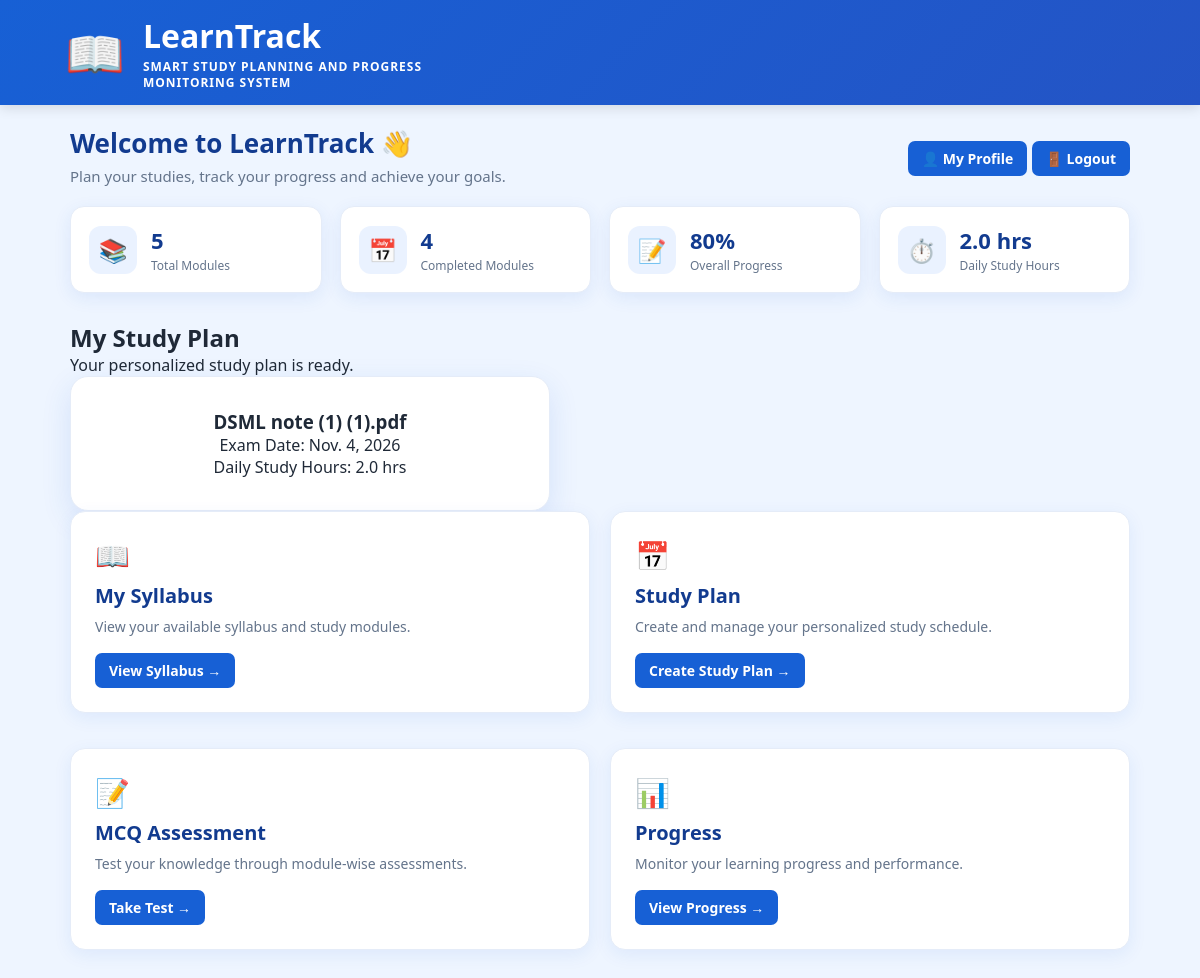
/dashboard/ (signed in), run on the app's committed database.
### core/models.py (models this page shows, shortened)
class StudyPlan(models.Model):
    student = models.ForeignKey(User, on_delete=models.CASCADE)
    syllabus = models.ForeignKey(Syllabus, on_delete=models.CASCADE)
    exam_date = models.DateField()
    daily_hours = models.FloatField()
    created_at = models.DateTimeField(auto_now_add=True)
    schedule = models.JSONField(default=list)

class Syllabus(models.Model):
    SEMESTER_CHOICES = [
        ('S1', 'Semester 1'),
        ('S2', 'Semester 2'),
    ]
    name = models.CharField(max_length=255, unique=True)
    pdf = models.FileField(upload_to='syllabus/')
    semester = models.CharField(max_length=2, choices=SEMESTER_CHOICES)
    uploaded_at = models.DateTimeField(auto_now_add=True)

### core/views.py (the view)
# urls.py: path('dashboard/', views.dashboard, name='dashboard'),
def dashboard(request):
    study_plan = StudyPlan.objects.filter(
        student=request.user
    ).order_by('-created_at').first()
    if study_plan:
        schedule = study_plan.schedule
        exam_date = study_plan.exam_date
        today = date.today()
        pending_topics = [
            item for item in schedule
            if item['status'] != 'Completed'
            and date.fromisoformat(item['date']) < today
        ]
        current_date = today
        for item in pending_topics:
            if current_date >= exam_date:
                break
            item['date'] = current_date.strftime('%Y-%m-%d')
            item['status'] = 'Pending'
            current_date += timedelta(days=1)
        study_plan.schedule = schedule
        study_plan.save()
    completed_modules = ModuleProgress.objects.filter(
        student=request.user,
        completed=True
    ).count()
    total_modules = Module.objects.count()
    overall_progress = 0
    if total_modules > 0:
        overall_progress = round(
            (completed_modules / total_modules) * 100
        )
    return render(
        request,
        'dashboard.html',
        {
            'study_plan': study_plan,
            'completed_modules': completed_modules,
            'overall_progress': overall_progress
        }
    )

### templates/dashboard.html (shortened to what this page needs)
{% extends 'base.html' %}
{% block content %}
<div class="dashboard">
    <div class="dashboard-header" style="display: flex; justify-content: space-between; align-items: center;">
        <div>
            <h1>Welcome to LearnTrack 👋</h1>
            <p>Plan your studies, track your progress and achieve your goals.</p>
        </div>
        <div>
            <a href="{% url 'profile' %}" class="dashboard-button">
                👤 My Profile
            </a>
            <a href="{% url 'logout' %}" class="dashboard-button">
                🚪 Logout
            </a>
        </div>
    </div>
    <div class="summary-cards">
        <div class="summary-card">
            <div class="summary-icon">📚</div>
            <div>
                <h3>
                    {% if study_plan %}
                        {{ study_plan.syllabus.modules.count }}
                    {% else %}
                        0
                    {% endif %}
                </h3>
                <p>Total Modules</p>
            </div>
        </div>
        <div class="summary-card">
            <div class="summary-icon">📅</div>
            <div>
                <h3>{{ completed_modules }}</h3>
                <p>Completed Modules</p>
            </div>
        </div>
        <div class="summary-card">
            <div class="summary-icon">📝</div>
            <div>
                <h3>{{ overall_progress }}%</h3>
                <p>Overall Progress</p>
            </div>
        </div>
        <div class="summary-card">
            <div class="summary-icon">⏱️</div>
            <div>
                <h3>
                    {% if study_plan %}
                        {{ study_plan.daily_hours }} hrs
                    {% else %}
                        0 hrs
                    {% endif %}
                </h3>
                <p>Daily Study Hours</p>
            </div>
        </div>
    </div>
    <div class="study-plan-section">
        <h2>My Study Plan</h2>
        {% if study_plan %}
            <p>Your personalized study plan is ready.</p>
            <div class="study-plan-card">
                <h3>{{ study_plan.syllabus.name }}</h3>
                <p>Exam Date: {{ study_plan.exam_date }}</p>
                <p>Daily Study Hours: {{ study_plan.daily_hours }} hrs</p>
            </div>
        {% else %}
            <p>You have not created a study plan yet.</p>
            <a href="{% url 'create_study_plan' %}" class="dashboard-button">
                Create Study Plan →
            </a>
        {% endif %}
    </div>
    <div class="dashboard-cards">
        <div class="card">
            <div class="card-icon">📖</div>
            <h3>My Syllabus</h3>
            <p>View your available syllabus and study modules.</p>
            <a href="{% url 'syllabus' %}" class="dashboard-button">
                View Syllabus →
            </a>
        </div>
        <div class="card">
            <div class="card-icon">📅</div>
            <h3>Study Plan</h3>
            <p>Create and manage your personalized study schedule.</p>
            <a href="{% url 'create_study_plan' %}" class="dashboard-button">
                Create Study Plan →
            </a>
        </div>
        <div class="card">
            <div class="card-icon">📝</div>
            <h3>MCQ Assessment</h3>
            <p>Test your knowledge through module-wise assessments.</p>
            <a href="{% url 'take_test' %}" class="dashboard-button">
                Take Test →
            </a>
        </div>
        <div class="card">
    <div class="card-icon">📊</div>
    <h3>Progress</h3>
    <p>Monitor your learning progress and performance.</p>
    <a href="{% url 'progress' %}" class="dashboard-button">
        View Progress →
    </a>
</div>
    </div>
</div>
{% endblock %}

### static/css/style.css (style rules this page uses)
* { margin: 0; padding: 0; box-sizing: border-box; }
body { font-family: "Segoe UI", Arial, sans-serif; background: #eef5ff; color: #1f2937; }
.dashboard { max-width: 1100px; margin: auto; padding: 40px 30px; }
.dashboard h1 { font-size: 32px; color: #312e81; margin-bottom: 8px; }
.dashboard-cards { display: grid; grid-template-columns: repeat(2, 1fr); gap: 24px; }
.card { background: white; padding: 28px; border-radius: 16px; box-shadow: 0 6px 22px rgba(0, 0, 0, 0.07); border: 1px solid #eef0ff; transition: 0.25s; }
.card h3 { color: #312e81; font-size: 20px; margin-bottom: 10px; }
.card p { color: #6b7280; line-height: 1.5; margin-bottom: 5px; }
a { text-decoration: none; }
.dashboard { max-width: 1100px; margin: auto; padding: 38px 30px; }
.dashboard-header h1 { font-size: 32px; color: #123b8f; margin-bottom: 6px; }
.dashboard-header p { color: #64748b; font-size: 15px; margin-bottom: 28px; }
.summary-cards { display: grid; grid-template-columns: repeat(4, 1fr); gap: 18px; margin-bottom: 28px; }
.summary-card { background: white; border-radius: 14px; padding: 18px; display: flex; align-items: center; gap: 14px; box-shadow: 0 5px 18px rgba(30, 91, 215, 0.09); border: 1px solid #e5ecf8; }
.summary-icon { width: 48px; height: 48px; border-radius: 12px; background: #eaf2ff; display: flex; align-items: center; justify-content: center; font-size: 23px; }
.summary-card h3 { color: #123b8f; font-size: 22px; margin-bottom: 2px; }
.summary-card p { color: #64748b; font-size: 12px; }
.dashboard-cards { display: grid; grid-template-columns: repeat(2, 1fr); gap: 20px; }
.dashboard-cards .card { padding: 24px; border-radius: 15px; background: white; border: 1px solid #e5ecf8; box-shadow: 0 5px 18px rgba(30, 91, 215, 0.08); }
.dashboard-cards .card-icon { font-size: 28px; margin-bottom: 8px; }
.dashboard-cards .card h3 { color: #123b8f; font-size: 20px; margin-bottom: 7px; }
.dashboard-cards .card p { color: #64748b; font-size: 14px; margin-bottom: 16px; }
.dashboard-button { display: inline-block; padding: 8px 14px; border-radius: 7px; background: #1760d5; color: white; font-size: 13px; font-weight: 600; border: none; cursor: pointer; }
.study-plan-card { width: 480px; background: white; padding: 32px 38px; border-radius: 18px; text-align: center; border: 1px solid #e5ecf8; box-shadow: 0 10px 30px rgba(30, 91, 215, 0.12); }
.dashboard { padding: 20px; }
.dashboard-header { margin-bottom: 15px; }
.dashboard-header h1 { margin: 0; font-size: 26px; }
.dashboard-header p { margin: 5px 0; }
.card { padding: 15px; margin-bottom: 15px; }
.dashboard-button { padding: 8px 14px; font-size: 14px; }

### data on the page
StudyPlan: syllabus.modules.count "5", daily_hours "2.0", syllabus.name "DSML note (1) (1).pdf", exam_date "Nov. 4, 2026"

### other printed values
{{ completed_modules }} "4"
{{ overall_progress }} "80"
